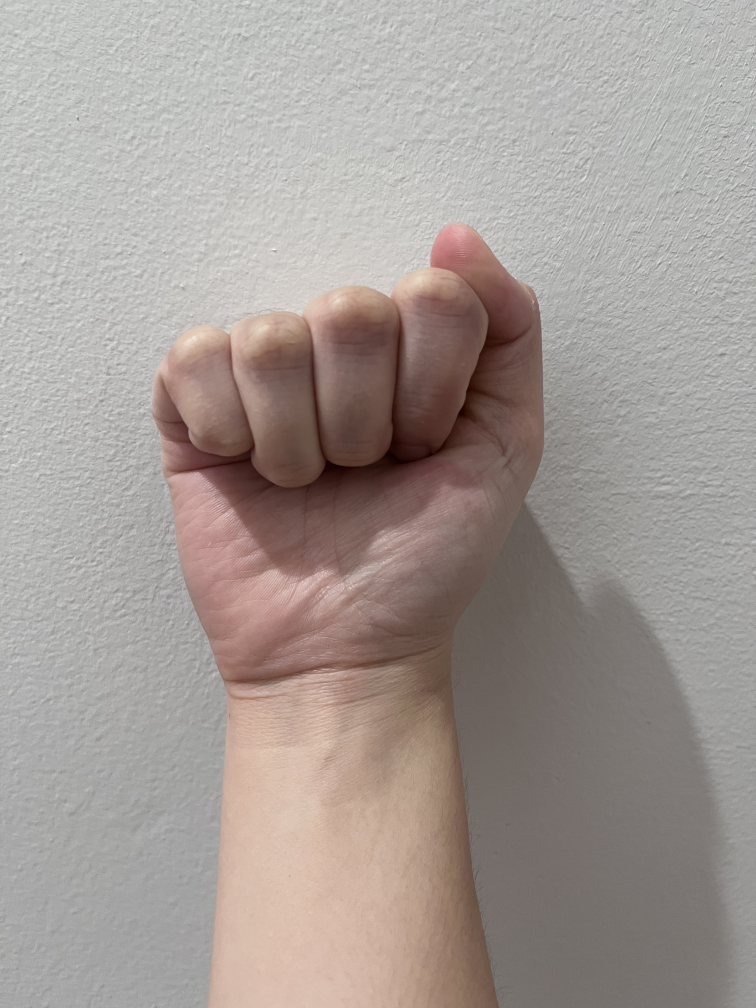
#> input picture Test_Images/A_Test.jpeg, 3024 x 4032 px (shown at 1/4 size); its folder holds only this picture in this run
$ jupyter execute --allow-errors knn_asl.ipynb
#> lines starting #> are read from the running program, lines starting #| are printed output that depends on the picture; after the words box and inside, x2 and y2 are one past the last pixel; in counts of white or black regions, pixels touching at a corner belong together
# Detecting American Sign Language using K-Nearest Neighbors method

[cell 1]
# Imports for this project

import os
from PIL import Image
import matplotlib.pyplot as plt
import numpy as np
import cv2
from sklearn.neighbors import KNeighborsClassifier

[cell 2]
def load_training_dataset(directory):
    """Loads ASL training images

    Args:
        directory (str): directory path

    Returns:
        ndarray: training images and their labels
    """
    images = []
    labels = []

    for label in os.listdir(directory):
        class_folder = os.path.join(directory, label)

        if os.path.isdir(class_folder):
            for filename in os.listdir(class_folder):
                img_path = os.path.join(class_folder,filename)
                image = cv2.imread(img_path, cv2.IMREAD_GRAYSCALE)

                if image is not None:
                    image = cv2.resize(image,(64,64))

                    edges = cv2.Canny(image, 100, 200)
                    edges_normalized = edges / 255.0
                    images.append(edges_normalized.flatten())  # Flatten the matrix to a vector
                    labels.append(label)

    return np.array(images), np.array(labels)

def load_testing_images(directory):
    """Loads ASL testing images

    Args:
        directory (str): directory path

    Returns:
        ndarry: testing images and their labels
    """
    images = []
    labels = []

    for filename in os.listdir(directory):
        if filename.endswith("_test.jpg"):
            # Extract the label from the filename (assuming format 'A_test.jpg', 'B_test.jpg', etc.)
            label = filename.split('_')[0]

            # Construct the full path to the file
            filepath = os.path.join(directory, filename)

            # Open and process the image
            image = cv2.imread(filepath, cv2.IMREAD_GRAYSCALE)
            if image is not None:
                # Resize image to ensure uniformity
                image = cv2.resize(image, (64,64))
                # Apply Canny edge detection
                edges = cv2.Canny(image, 100, 200)  # Adjust thresholds as needed
                # Normalize pixel values to 0-1 range
                edges_normalized = edges / 255.0
                images.append(edges_normalized.flatten())  # Flatten the matrix to a vector
                labels.append(label)

    # Convert lists to numpy arrays for easier handling in machine learning models
    return np.array(images), np.array(labels)

training_directory = "ASL_Alphabet_Dataset/asl_alphabet_train"
testing_directory = "ASL_Alphabet_Dataset/asl_alphabet_test"


#> (the rest of this cell did not finish here and is left out)

#> (a cell that did not finish here is left out)

[cell 4]
# Creating a KNN model with the nearest 5 neighbors

knn_5 = KNeighborsClassifier(n_neighbors=5)
#> (the rest of this cell did not finish here and is left out)

#> (a cell that did not finish here is left out)

[cell 6]
# Creating a KNN model with the nearest 10 neighbors

knn_10 = KNeighborsClassifier(n_neighbors=10)
#> (the rest of this cell did not finish here and is left out)

#> (a cell that did not finish here is left out)

[cell 8]
# Creating a KNN model with the nearest 15 neighbors

knn_15 = KNeighborsClassifier(n_neighbors=15)
#> (the rest of this cell did not finish here and is left out)

#> (a cell that did not finish here is left out)

[cell 10]
def predict_and_visualize(image_path, model):
    # Read the image in grayscale
#> called with image_path = 'Test_Images/A_Test.jpeg'
    image = cv2.imread(image_path, cv2.IMREAD_GRAYSCALE)
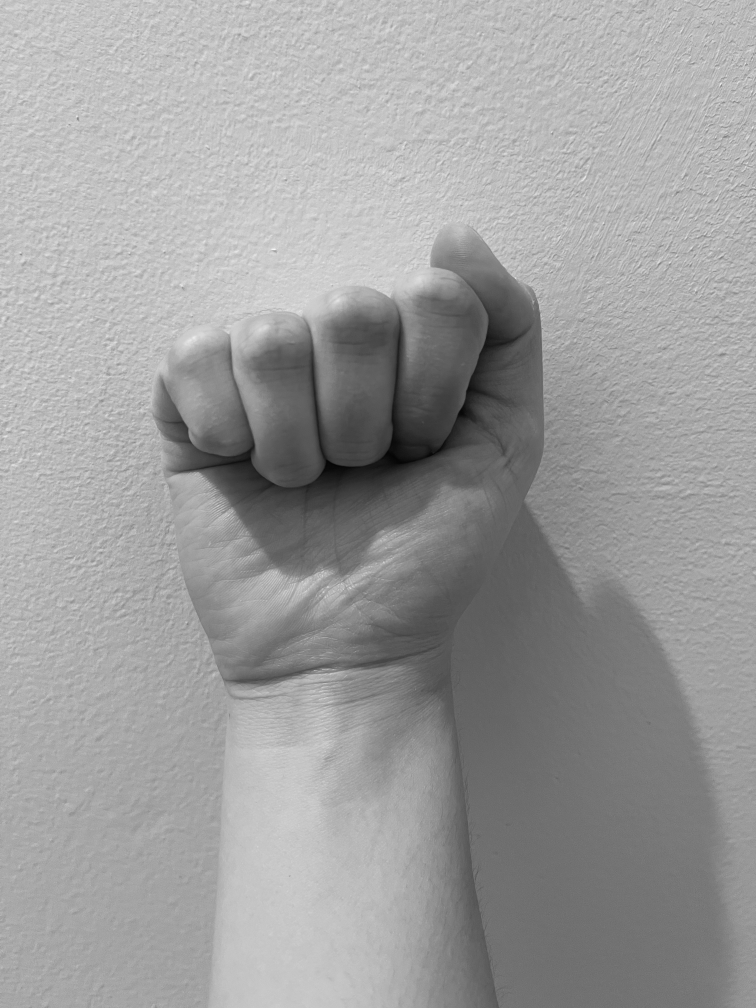
#> image: shape (4032, 3024) (shown at 1/4 size); min 1, max 255, mean 157.2
    if image is None:
        print("Image not found or unable to open.")
        return None

    # Resize the image to match the training data
    image_resized = cv2.resize(image, (64,64))
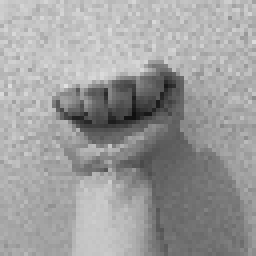
#> image_resized: shape (64, 64) (shown 4 times larger); min 15, max 225, mean 157.1

    # Apply Canny edge detection
    edges = cv2.Canny(image_resized, 100, 200)
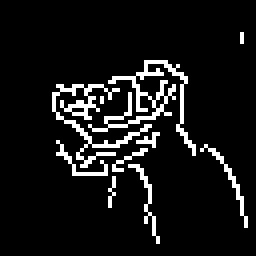
#> edges: shape (64, 64) (shown 4 times larger); 8.4% white in thin lines or dots, all inside (x1, y1, x2, y2) = (13, 8, 62, 61)
    edges_normalized = edges / 255.0  # Normalize the edge pixels

    # Flatten the edges array for prediction
    features = edges_normalized.flatten().reshape(1, -1)
    # features = edges.flatten().reshape(1, -1)

    # Make prediction
    prediction = model.predict(features)
    print("Prediction object:", prediction)  # Check what prediction returns
    predicted_label = prediction[0] if prediction.size > 0 else "No prediction could be made"

    # Plot the original and the processed images
    fig, axes = plt.subplots(1, 3, figsize=(10, 5))

    # Display the original image
    axes[0].imshow(image, cmap='gray')
    axes[0].set_title('Original Image')
    axes[0].axis('off')

    # Display the edge image
    axes[1].imshow(edges, cmap='gray')
    axes[1].set_title('Canny Edges')
    axes[1].axis('off')

    # Display both with the predicted label
    axes[2].imshow(image, cmap='gray')
    axes[2].set_title(f'Predicted: {predicted_label}')
    axes[2].axis('off')

    plt.show()
    return predicted_label

def load_and_predict_images(folder,model):

    for filename in os.listdir(folder):
        if filename.endswith("_Test.jpeg"):
            img_path = os.path.join(folder, filename)
            predicted_label = predict_and_visualize(img_path,model)
            print(f"Processed {filename}: Predicted Label - {predicted_label}")


test_directory = 'Test_Images'


#> (the rest of this cell did not finish here and is left out)

$ run again, on Test_Images/F_Test.jpeg
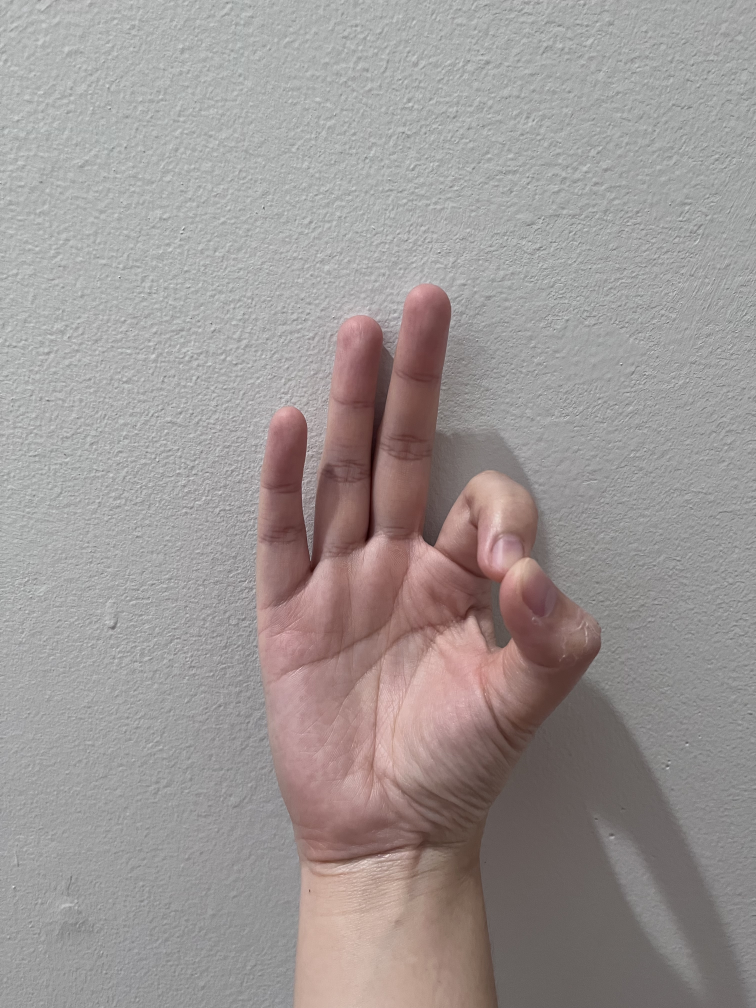
#> input picture Test_Images/F_Test.jpeg, 3024 x 4032 px (shown at 1/4 size)
#> in predict_and_visualize, `image_resized = cv2.resize(image, (64,64))`:
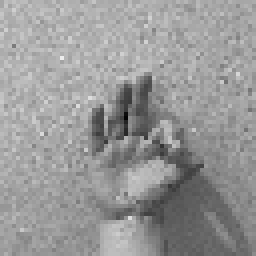
#> image_resized: shape (64, 64) (shown 4 times larger); min 4, max 236, mean 152.2
#> in predict_and_visualize, `edges = cv2.Canny(image_resized, 100, 200)`:
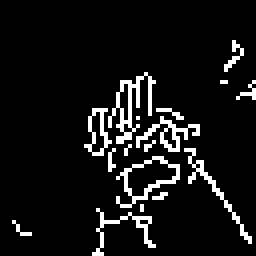
#> edges: shape (64, 64) (shown 4 times larger); 8% white in thin lines or dots, all inside (x1, y1, x2, y2) = (3, 10, 64, 64)
